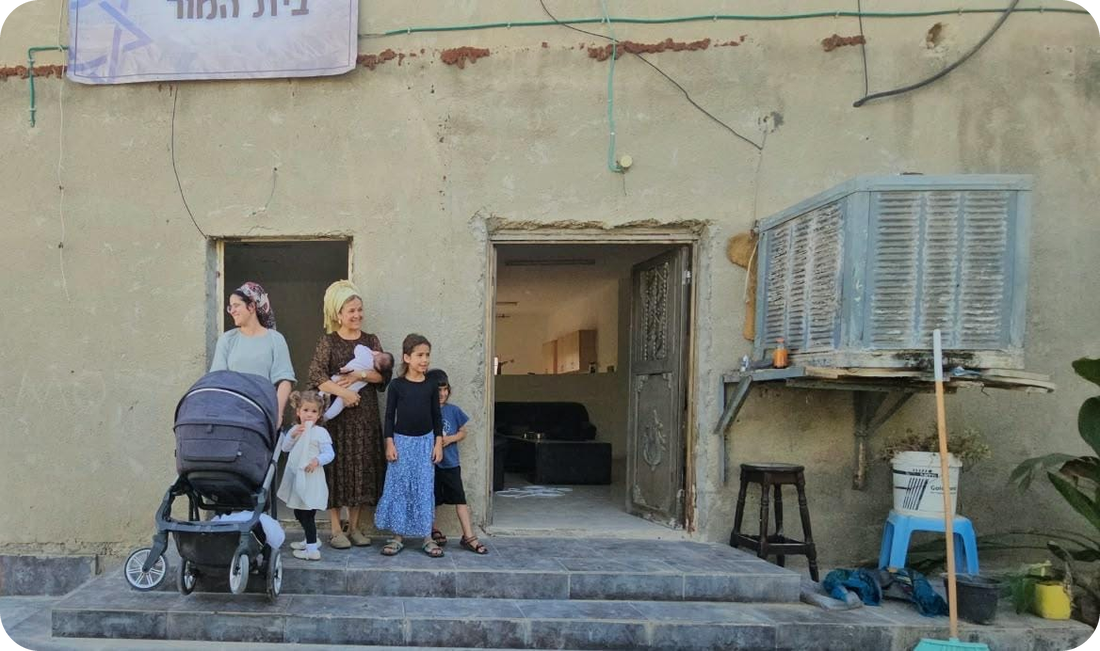
#> input picture content-kit/yesha/2026-11-promo-jericho-neon/src/web/door.png, 1100 x 651 px, given in place of 196d272b-image.jpg, which was not available
$ python prep.py
#> lines starting #> are read from the running program, lines starting #| are printed output that depends on the picture; after the words box and inside, x2 and y2 are one past the last pixel; in counts of white or black regions, pixels touching at a corner belong together
from PIL import Image, ImageDraw, ImageFilter
U='/root/.claude/uploads/1a5819ee-0cc0-5045-b086-4a8a80216453/'
def card(im,r=40,maxw=1100):
    if im.width>maxw: im=im.resize((maxw,int(im.height*maxw/im.width)),Image.LANCZOS)
    W,H=im.size; S=4; m=Image.new('L',(W*S,H*S),0); ImageDraw.Draw(m).rounded_rectangle((0,0,W*S-1,H*S-1),r*S,fill=255)
    im=im.convert('RGBA'); im.putalpha(m.resize((W,H),Image.LANCZOS)); return im
road=Image.open(U+'196d272b-image.jpg').convert('RGB')
d=ImageDraw.Draw(road); d.rectangle((1512,1048,1561,1066),fill=(176,168,140))
patch=road.crop((1505,1042,1568,1072)).filter(ImageFilter.GaussianBlur(2)); road.paste(patch,(1505,1042))
#> after `patch = road.crop((1505, 1042, 1568, 1072)).filter(ImageFilter.Gaussia`: patch: PIL image 63x30 RGB; every value is 0
road.save('web/road_full.jpg',quality=92)
card(road.crop((0,250,2048,1536)),40,1100).save('web/road.png')
#> in card, `if im.width>maxw: im=im.resize((maxw,int(im.height*maxw/im.width)),Ima..`:
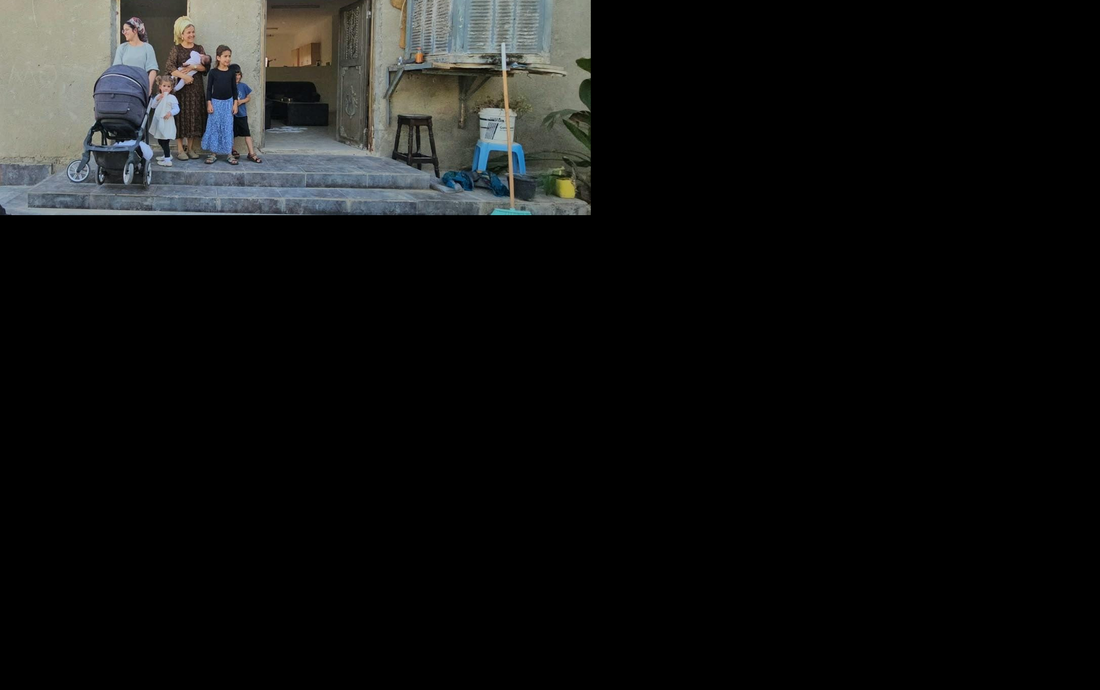
#> im: PIL image 1100x690 RGB; mean R, G, B 17.8, 18.5, 17.9
#> in card, `m = Image.new('L', (W * S, H * S), 0)`: m: PIL image 4400x2760 L; every value is 0
#> in card, `ImageDraw.Draw(m).rounded_rectangle((0, 0, W * S - 1, H * S - 1), r * `:
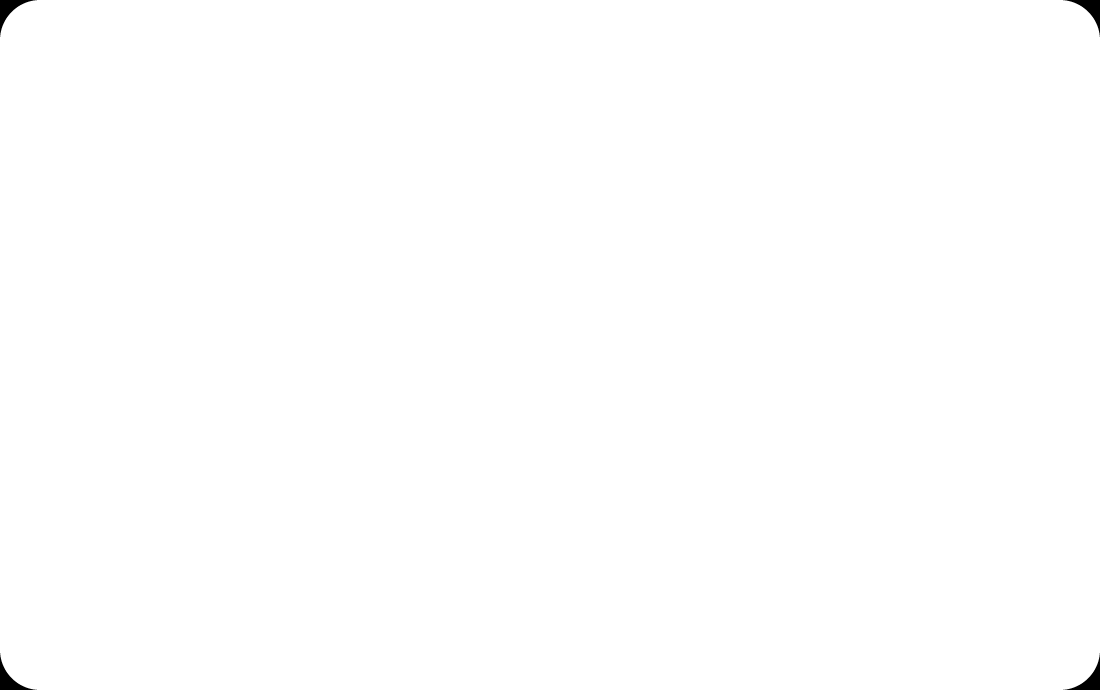
#> m: PIL image 4400x2760 L (shown at 1/4 size); 99.8% white; 4 black regions, box (x1, y1, x2, y2) and area: (0, 0, 148, 148) 5541, (4252, 0, 4400, 148) 5541, (0, 2612, 148, 2760) 5541, (4252, 2612, 4400, 2760) 5541
for k,f in [('living','b0fd2930'),('door','275e063b'),('hill','c36b3f79'),('porch','ec905d07'),('truck','8d87d661')]:
    card(Image.open(U+f+'-image.jpg').convert('RGB')).save(f'web/{k}.png')
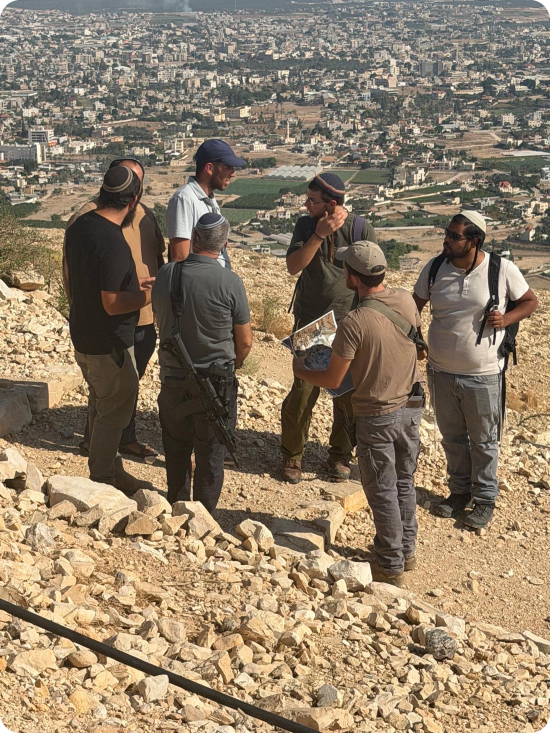
#> input picture content-kit/yesha/2026-11-promo-jericho-neon/src/web/hill.png, 1100 x 1466 px, given in place of b0fd2930-image.jpg, which was not available (shown at 1/2 size)
#> call 2 of card, with r = 40, maxw = 1100
#> in card (call 2), `W, H = im.size`: H = 1466
#> in card (call 2), `m = Image.new('L', (W * S, H * S), 0)`: m: PIL image 4400x5864 L; every value is 0
#> in card (call 2), `ImageDraw.Draw(m).rounded_rectangle((0, 0, W * S - 1, H * S - 1), r * `:
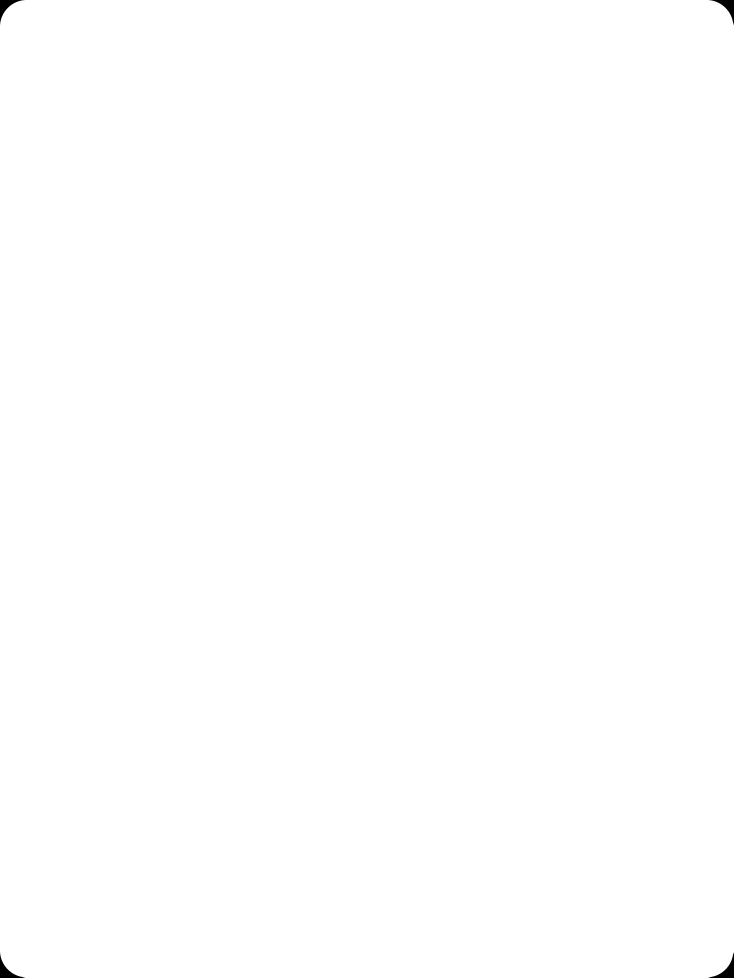
#> m: PIL image 4400x5864 L (shown at 1/6 size); 99.9% white; 4 black regions, box (x1, y1, x2, y2) and area: (0, 0, 148, 148) 5541, (4252, 0, 4400, 148) 5541, (0, 5716, 148, 5864) 5541, (4252, 5716, 4400, 5864) 5541
#> in card, im is the input picture: PIL image 1100x1466 RGBA; mean R, G, B, A 142.2, 125.5, 103.3, 254.8
#> (the run stopped early here; a loop or call above may not have finished)
